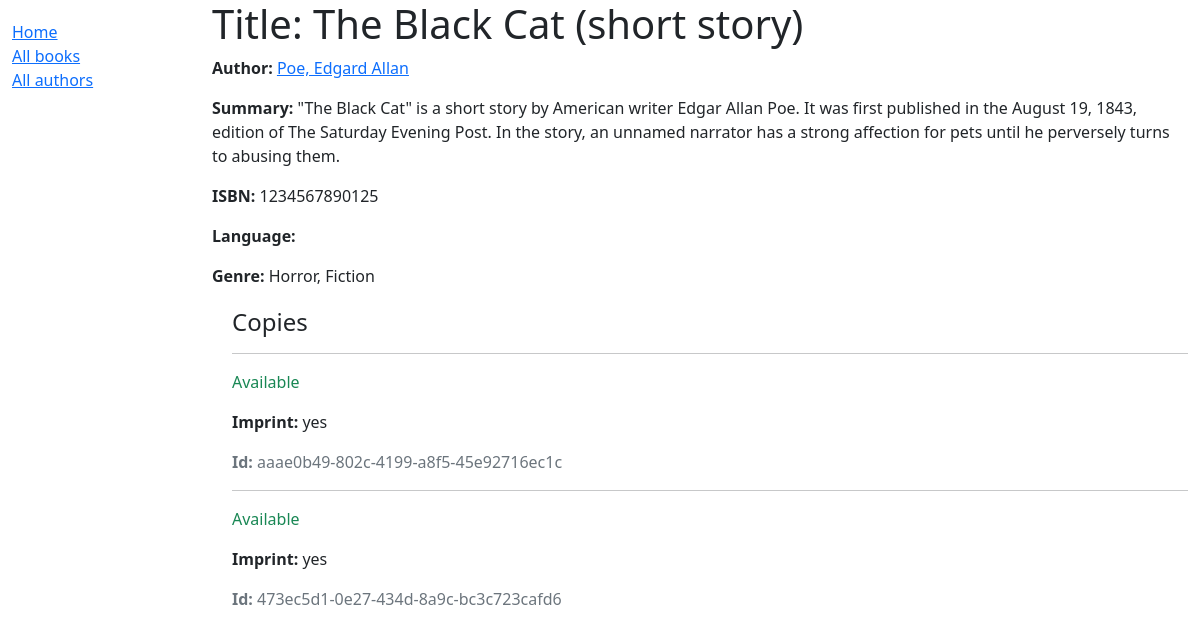
/catalog/book/3, run on the app's committed database.
### catalog/models.py (models this page shows, shortened)
class Book(models.Model):
    title = models.CharField(max_length=200)
    author = models.ForeignKey('Author', on_delete=models.SET_NULL, null=True)
    summary = models.TextField(max_length=1000,help_text='Enter a brief description of the book')
    isbn = models.CharField(max_length=13, unique=True, help_text='13 Character <a href="https://www.isbn-international.org/content/what-isbn">ISBN number</a>')
    genre = models.ManyToManyField(Genre, help_text='Select a genre for this book')

class Author(models.Model):
    first_name = models.CharField(max_length=100)
    last_name = models.CharField(max_length=100)
    date_of_birth = models.DateField(null=True, blank=True)
    date_of_death = models.DateField('Died', null=True, blank=True)
    class Meta:
        ordering = ['last_name', 'first_name']
    def __str__(self):
        return f'{self.last_name}, {self.first_name}'

class Genre(models.Model):
    name = models.CharField(max_length=200,help_text='Enter the Book genre(e.g. Science Fiction)')
    def __str__(self):
        return self.name

class BookInstance(models.Model):
    id = models.UUIDField(primary_key=True, default=uuid.uuid4, help_text='Unique ID for this particular book across whole library')
    book = models.ForeignKey(Book, on_delete=models.RESTRICT, null=True)
    imprint = models.CharField(max_length=200)
    due_back = models.DateField(null=True, blank=True)
    LOAN_STATUS = (
        ('m', 'Maintenance'),
        ('o', 'On loan'),
        ('a', 'Available'),
        ('r', 'Reserved'),
    )
    status = models.CharField(
        max_length=1,
        choices=LOAN_STATUS,
        blank=True,
        default="m",
        help_text="Book availability"
    )
    class Meta:
        ordering = ['due_back']

### catalog/views.py (the view)
# urls.py: path("book/<int:pk>", views.BookDetailView.as_view(), name="book-detail"),
class BookDetailView(generic.DetailView):
    model = Book

### catalog/templates/catalog/book_detail.html (shortened to what this page needs)
{% extends "base_generic.html" %}
{% block content %}
  <h1>Title: {{ book.title }}</h1>
  <p><strong>Author:</strong> <a href="">{{ book.author }}</a></p>
  <p><strong>Summary:</strong> {{ book.summary }}</p>
  <p><strong>ISBN:</strong> {{ book.isbn }}</p>
  <p><strong>Language:</strong> {{ book.language }}</p>
  <p><strong>Genre:</strong> {{ book.genre.all|join:", " }}</p>
  <div style="margin-left:20px;margin-top:20px">
    <h4>Copies</h4>
    {% for copy in book.bookinstance_set.all %}
      <hr>
      <p class="{% if copy.status == 'a' %}text-success{% elif copy.status == 'm' %}text-danger{% else %}text-warning{% endif %}">
        {{ copy.get_status_display }}
      </p>
      <p><strong>Imprint:</strong> {{ copy.imprint }}</p>
      <p class="text-muted"><strong>Id:</strong> {{ copy.id }}</p>
    {% endfor %}
  </div>
{% endblock %}

### catalog/templates/base_generic.html (shortened to what this page needs)
<!DOCTYPE html>
<html lang="en">
<head>
  <link href="https://cdn.jsdelivr.net/npm/bootstrap@5.1.3/dist/css/bootstrap.min.css" rel="stylesheet">
  {% load static %}
  <link rel="stylesheet" href="{% static 'css/styles.css' %}">
</head>
<body>
  <div class="container-fluid">
    <div class="row">
      <div class="col-sm-2">
      {% block sidebar %}
        <ul class="sidebar-nav">
          <li><a href="{% url 'index' %}">Home</a></li>
          <li><a href="{% url 'books' %}">All books</a></li>
          <li><a href="">All authors</a></li>
        </ul>
    {% endblock %}
      </div>
      <div class="col-sm-10 ">{% block content %}{% endblock %}</div>
    </div>
  </div>
</body>
</html>

### data on the page
Book: author "Poe, Edgard Allan", summary "\"The Black Cat\" is a short story by American writer Edgar Allan Poe. It was first published in the August 19, 1843, edition of The Saturday Evening Post. In the story, an unnamed narrator has a strong affection for pets until he perversely turns to abusing them.", isbn "1234567890125", genre.all "Horror, Fiction"
BookInstance: status "Available", imprint "yes", id "aaae0b49-802c-4199-a8f5-45e92716ec1c"
BookInstance: status "Available", imprint "yes", id "473ec5d1-0e27-434d-8a9c-bc3c723cafd6"
